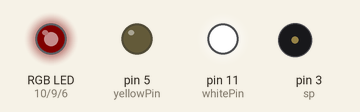
Simulated run of this sketch. Board: Arduino Uno, built with avr-gcc and run on an emulated ATmega328P. On the bench: an RGB LED mixed from three pins (HIGH = lit), output pins drawn as LEDs (lit = HIGH), buzzer (waves = sounding). Dim RGB values are drawn brighter than linear.

Above: at 2.65 s.
At 4.92 s:
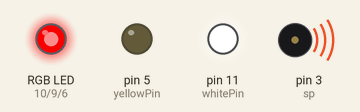
At 7.32 s:
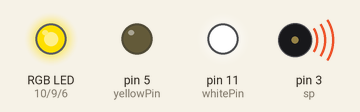
At 11.98 s:
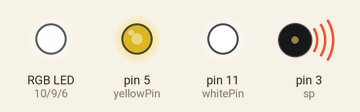
At 21.28 s:
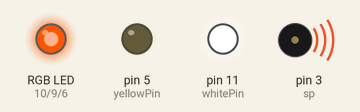
At 39.89 s:
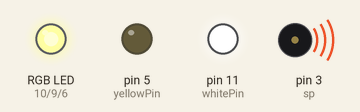
Timing chart, 0 to 40.0 s (numbered marks = the images above):
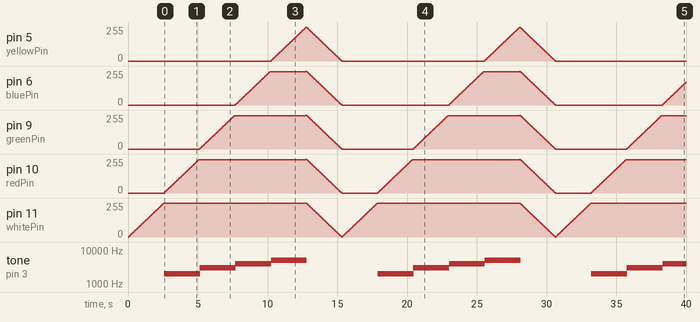

The sketch:

_5led.ino
```cpp
int whitePin = 11;
int redPin = 10;
int greenPin = 9;
int bluePin = 6;
int yellowPin = 5;
int sp = 3;


int brightness = 0;
int fade = 5;


void setup() {
  pinMode(redPin, OUTPUT);
  pinMode(greenPin, OUTPUT);
  pinMode(bluePin, OUTPUT);
  pinMode(whitePin, OUTPUT);
  pinMode(yellowPin, OUTPUT);
}


void loop() {
 brightness = 0;
analogWrite(whitePin, brightness);
 analogWrite(redPin, brightness);
 analogWrite(greenPin, brightness);
 analogWrite(bluePin, brightness);
 analogWrite(yellowPin, brightness);

  brightness = 0;

  brightness = 0;
  while (brightness < 255) {

 analogWrite(whitePin, brightness);
    delay(50);
    brightness = brightness + fade;
  }
 analogWrite(whitePin, brightness);

  brightness = 0;
  while (brightness < 255) {

 analogWrite(redPin, brightness);

    delay(50);
    tone (sp, 2000, 30);
  if (brightness < 255) {
    brightness = brightness + fade;
  }
  }

  brightness = 0;
  while (brightness < 255) {

 analogWrite(greenPin, brightness);
    delay(50);
    tone (sp, 3000, 30);
  if (brightness < 255) {
    brightness = brightness + fade;
  }
  }

  brightness = 0;
  while (brightness < 255) {

 analogWrite(bluePin, brightness);
    delay(50);
    tone (sp, 4000, 30);
  if (brightness < 255) {
    brightness = brightness + fade;
  }
  }

     brightness = 0;
  while (brightness < 255) {

 analogWrite(yellowPin, brightness);
    delay(50);
    tone (sp, 5000, 30);
  if (brightness < 255) {
    brightness = brightness + fade;
  }
  }


brightness = 255;
while (brightness > 0) {

 analogWrite(whitePin, brightness);
 analogWrite(redPin, brightness);
 analogWrite(greenPin, brightness);
 analogWrite(bluePin, brightness);
 analogWrite(yellowPin, brightness);
    delay(50);
  if (brightness >= 0) {
    brightness = brightness - fade;
  }
  }


}
```

Measured:
- by itself, tone on pin 3 (sp): plays 2000 Hz for 0.03 s, 2000 Hz for 0.03 s, 2000 Hz for 0.03 s, 2000 Hz for 0.03 s, 2000 Hz for 0.03 s, 2000 Hz for 0.03 s … (544 notes in this stretch)
